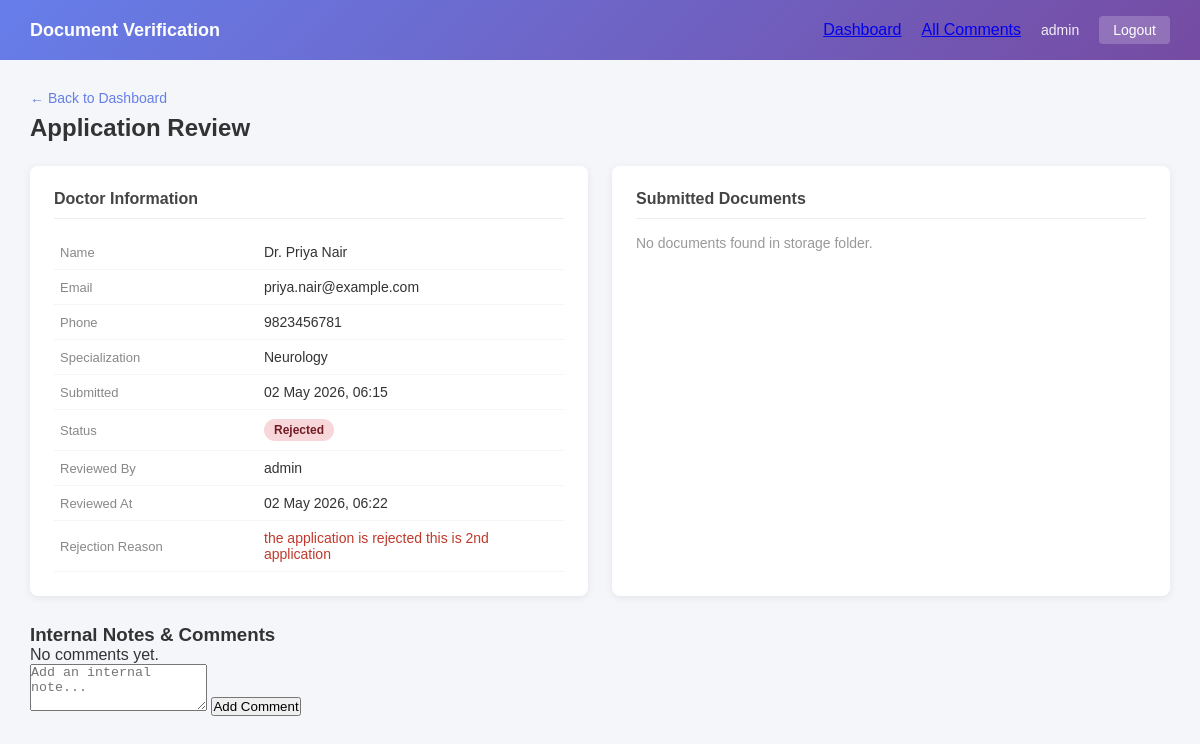
The app's page /application/2/ (signed in) with its own data.
### doc_review/models.py (models this page shows, shortened)
class DoctorApplication(models.Model):
    STATUS_PENDING = 'pending'
    STATUS_APPROVED = 'approved'
    STATUS_REJECTED = 'rejected'
    STATUS_CHOICES = [
        (STATUS_PENDING, 'Pending'),
        (STATUS_APPROVED, 'Approved'),
        (STATUS_REJECTED, 'Rejected'),
    ]
    full_name = models.CharField(max_length=200)
    email = models.EmailField()
    phone = models.CharField(max_length=20)
    specialization = models.CharField(max_length=200)
    doc_folder = models.CharField(max_length=500)
    status = models.CharField(max_length=20, choices=STATUS_CHOICES, default=STATUS_PENDING)
    rejection_reason = models.TextField(blank=True, default='')
    reviewed_by = models.ForeignKey(
        User, null=True, blank=True,
        on_delete=models.SET_NULL,
        related_name='reviewed_applications'
    )
    reviewed_at = models.DateTimeField(null=True, blank=True)
    submitted_at = models.DateTimeField(auto_now_add=True)

### doc_review/views.py (the view, shortened to what this page needs)
# urls.py: path('application/<int:pk>/', views.application_detail, name='application_detail'),
@login_required
def application_detail(request, pk):
    application = get_object_or_404(DoctorApplication, pk=pk)
    folder_path = os.path.join(settings.MEDIA_ROOT, application.doc_folder)
    doc_files = []
    if os.path.isdir(folder_path):
        for filename in os.listdir(folder_path):
            doc_files.append({
                'name': filename,
                'url': f"{settings.MEDIA_URL}{application.doc_folder}/{filename}",
            })
    comments = application.comments.select_related('author').order_by('created_at')
    return render(request, 'doc_review/application_detail.html', {
        'application': application,
        'doc_files': doc_files,
        'comments': comments,
    })

### templates/doc_review/application_detail.html (shortened to what this page needs)
{% extends 'doc_review/base.html' %}
{% block content %}
<div class="page-header">
    <a href="{% url 'dashboard' %}" class="back-link">&larr; Back to Dashboard</a>
    <h2>Application Review</h2>
</div>
<div class="detail-grid">
    <div class="detail-card">
        <h3>Doctor Information</h3>
        <table class="info-table">
            <tr><td>Name</td><td>{{ application.full_name }}</td></tr>
            <tr><td>Email</td><td>{{ application.email }}</td></tr>
            <tr><td>Phone</td><td>{{ application.phone }}</td></tr>
            <tr><td>Specialization</td><td>{{ application.specialization }}</td></tr>
            <tr><td>Submitted</td><td>{{ application.submitted_at|date:"d M Y, H:i" }}</td></tr>
            <tr>
                <td>Status</td>
                <td><span class="badge badge-{{ application.status }}">{{ application.get_status_display }}</span></td>
            </tr>
            {% if application.reviewed_by %}
            <tr><td>Reviewed By</td><td>{{ application.reviewed_by.username }}</td></tr>
            <tr><td>Reviewed At</td><td>{{ application.reviewed_at|date:"d M Y, H:i" }}</td></tr>
            {% endif %}
            {% if application.rejection_reason %}
            <tr><td>Rejection Reason</td><td class="rejection-text">{{ application.rejection_reason }}</td></tr>
            {% endif %}
        </table>
    </div>
    <div class="detail-card">
        <h3>Submitted Documents</h3>
        {% if doc_files %}
        <ul class="doc-list">
            {% for doc in doc_files %}
            <li class="doc-item">
                <span class="doc-icon">&#128196;</span>
                <a href="{{ doc.url }}" target="_blank" class="doc-link">{{ doc.name }}</a>
            </li>
            {% endfor %}
        </ul>
        {% else %}
        <p class="no-docs">No documents found in storage folder.</p>
        {% endif %}
    </div>
</div>
<div class="comments-section">
    <h3>Internal Notes &amp; Comments</h3>
    {% if comments %}
        <div class="comment-thread">
            {% for comment in comments %}
            <div class="comment-item">
                <div class="comment-header">
                    <span class="comment-author">{{ comment.author.username }}</span>
                    <span class="comment-time">{{ comment.created_at|date:"d M Y, H:i" }}</span>
                </div>
                <div class="comment-body">{{ comment.text }}</div>
            </div>
            {% endfor %}
        </div>
    {% else %}
        <p class="no-comments">No comments yet.</p>
    {% endif %}
    <form method="POST" action="" class="comment-form">
        <textarea name="comment_text" rows="3" placeholder="Add an internal note..."></textarea>
        <button type="submit" class="btn-comment">Add Comment</button>
    </form>
</div>
{% endblock %}

### templates/doc_review/base.html (shortened to what this page needs)
{% load static %}
<!DOCTYPE html>
<html lang="en">
<head>
    <link rel="stylesheet" href="{% static 'doc_review/style.css' %}">
</head>
<body>
    <nav class="navbar">
        <div class="nav-brand">Document Verification</div>
        <div class="nav-links">
            <a href="{% url 'dashboard' %}" class="nav-link">Dashboard</a>
            <a href="{% url 'all_comments' %}" class="nav-link">All Comments</a>
            <span class="nav-user">{{ request.user.username }}</span>
            <a href="{% url 'logout' %}" class="nav-logout">Logout</a>
        </div>
    </nav>
    <div class="main-content">
        {% block content %}{% endblock %}
    </div>
</body>
</html>

### static/doc_review/style.css (style rules this page uses)
* { margin: 0; padding: 0; box-sizing: border-box; }
body { font-family: Arial, Helvetica, sans-serif; background: #f4f6f9; color: #333; }
.navbar { background: linear-gradient(135deg, #667eea 0%, #764ba2 100%); color: white; padding: 0 30px; height: 60px; display: flex; align-items: center; justify-content: space-between; }
.nav-brand { font-size: 18px; font-weight: bold; }
.nav-links { display: flex; align-items: center; gap: 20px; }
.nav-user { font-size: 14px; opacity: 0.9; }
.nav-logout { color: white; text-decoration: none; font-size: 14px; background: rgba(255,255,255,0.2); padding: 6px 14px; border-radius: 4px; }
.main-content { padding: 30px; max-width: 1200px; margin: 0 auto; }
.page-header { margin-bottom: 24px; }
.page-header h2 { font-size: 24px; color: #333; }
.back-link { font-size: 14px; color: #667eea; text-decoration: none; display: block; margin-bottom: 8px; }
.badge { display: inline-block; padding: 4px 10px; border-radius: 12px; font-size: 12px; font-weight: bold; }
.badge-rejected { background: #f8d7da; color: #721c24; }
.detail-grid { display: grid; grid-template-columns: 1fr 1fr; gap: 24px; margin-bottom: 28px; }
.detail-card { background: white; border-radius: 8px; padding: 24px; box-shadow: 0 2px 8px rgba(0,0,0,0.07); }
.detail-card h3 { font-size: 16px; margin-bottom: 16px; color: #444; border-bottom: 1px solid #eee; padding-bottom: 10px; }
.info-table { width: 100%; border-collapse: collapse; }
.info-table td { padding: 9px 6px; font-size: 14px; border-bottom: 1px solid #f5f5f5; }
.info-table td:first-child { color: #888; width: 40%; font-size: 13px; }
.rejection-text { color: #c0392b; }
.no-docs { color: #999; font-size: 14px; }

### records on screen
DoctorApplication: full_name "Dr. Priya Nair", email "priya.nair@example.com", phone "9823456781", specialization "Neurology", submitted_at "02 May 2026, 06:15", status "Rejected", reviewed_by.username "admin", reviewed_at "02 May 2026, 06:22", rejection_reason "the application is rejected this is 2nd application"

### other values on screen
{{ request.user.username }} "admin"
